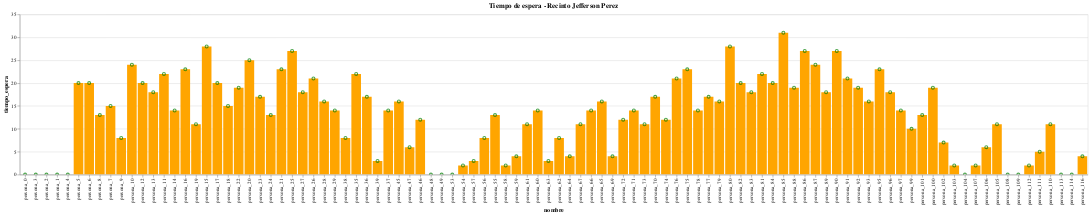

Notebook code for this chart:
### Code cell
alt.Chart(df_data[df_data['resultado_vacuna']==1]).mark_bar(color='orange').encode(
    x=alt.X('nombre',sort=alt.EncodingSortField(field="id", op="count", order='ascending')),
    y='tiempo_espera'
    )+alt.Chart(df_data[df_data['resultado_vacuna']==1]).mark_point(color='green').encode(
        x=alt.X('nombre',sort=alt.EncodingSortField(field="id", op="count", order='ascending')),
        y='tiempo_espera').properties(title='Tiempo de espera - Recinto Jefferson Perez').interactive()

### Figure 1 — Vega-Lite specification as saved in the notebook (floating-point values rounded to 4 significant figures)
{"config": {"view": {"continuousWidth": 400, "continuousHeight": 300}}, "layer": [{"data": {"name": "data-6fe4178b1377c1b4c0f6d0353880caca"}, "mark": {"type": "bar", "color": "orange"}, "encoding": {"x": {"type": "nominal", "field": "nombre", "sort": {"field": "id", "op": "count", "order": "ascending"}}, "y": {"type": "quantitative", "field": "tiempo_espera"}}}, {"data": {"name": "data-6fe4178b1377c1b4c0f6d0353880caca"}, "mark": {"type": "point", "color": "green"}, "encoding": {"x": {"type": "nominal", "field": "nombre", "sort": {"field": "id", "op": "count", "order": "ascending"}}, "y": {"type": "quantitative", "field": "tiempo_espera"}}, "selection": {"selector002": {"type": "interval", "bind": "scales", "encodings": ["x", "y"]}}, "title": "Tiempo de espera - Recinto Jefferson Perez"}], "$schema": "https://vega.github.io/schema/vega-lite/v4.8.1.json", "datasets": {"data-6fe4178b1377c1b4c0f6d0353880caca": [{"id": 0, "nombre": "persona_0", "Siguiente Dosis": "2021/06/25", "Cita Reagendada": "", "tiempo_exam": 20, "tiempo_datos": 2, "tiempo_vacuna": 6, "tiempo_certificado": 1, "tiempo_salida": 1, "tiempo_espera": 0, "resultado_vacuna": 1, "tiempo_total": 30}, {"id": 3, "nombre": "persona_3", "Siguiente Dosis": "2021/06/25", "Cita Reagendada": "", "tiempo_exam": 20, "tiempo_datos": 2, "tiempo_vacuna": 6, "tiempo_certificado": 2, "tiempo_salida": 5, "tiempo_espera": 0, "resultado_vacuna": 1, "tiempo_total": 35}, {"id": 2, "nombre": "persona_2", "Siguiente Dosis": "2021/06/25", "Cita Reagendada": "", "tiempo_exam": 20, "tiempo_datos": 2, "tiempo_vacuna": 8, "tiempo_certificado": 2, "tiempo_salida": 4, "tiempo_espera": 0, "resultado_vacuna": 1, "tiempo_total": 36}, {"id": 1, "nombre": "persona_1", "Siguiente Dosis": "2021/06/25", "Cita Reagendada": "", "tiempo_exam": 20, "tiempo_datos": 2, "tiempo_vacuna": 9, "tiempo_certificado": 3, "tiempo_salida": 2, "tiempo_espera": 0, "resultado_vacuna": 1, "tiempo_total": 36}, {"id": 4, "nombre": "persona_4", "Siguiente Dosis": "2021/06/25", "Cita Reagendada": "", "tiempo_exam": 20, "tiempo_datos": 4, "tiempo_vacuna": 9, "tiempo_certificado": 3, "tiempo_salida": 2, "tiempo_espera": 0, "resultado_vacuna": 1, "tiempo_total": 38}, {"id": 5, "nombre": "persona_5", "Siguiente Dosis": "2021/06/25", "Cita Reagendada": "", "tiempo_exam": 20, "tiempo_datos": 3, "tiempo_vacuna": 5, "tiempo_certificado": 3, "tiempo_salida": 2, "tiempo_espera": 20, "resultado_vacuna": 1, "tiempo_total": 33}, {"id": 6, "nombre": "persona_6", "Siguiente Dosis": "2021/06/25", "Cita Reagendada": "", "tiempo_exam": 20, "tiempo_datos": 3, "tiempo_vacuna": 9, "tiempo_certificado": 2, "tiempo_salida": 5, "tiempo_espera": 20, "resultado_vacuna": 1, "tiempo_total": 39}, {"id": 8, "nombre": "persona_8", "Siguiente Dosis": "2021/06/25", "Cita Reagendada": "", "tiempo_exam": 20, "tiempo_datos": 3, "tiempo_vacuna": 9, "tiempo_certificado": 3, "tiempo_salida": 3, "tiempo_espera": 13, "resultado_vacuna": 1, "tiempo_total": 38}, {"id": 7, "nombre": "persona_7", "Siguiente Dosis": "2021/06/25", "Cita Reagendada": "", "tiempo_exam": 20, "tiempo_datos": 3, "tiempo_vacuna": 10, "tiempo_certificado": 2, "tiempo_salida": 2, "tiempo_espera": 15, "resultado_vacuna": 1, "tiempo_total": 37}, {"id": 9, "nombre": "persona_9", "Siguiente Dosis": "2021/06/25", "Cita Reagendada": "", "tiempo_exam": 20, "tiempo_datos": 3, "tiempo_vacuna": 10, "tiempo_certificado": 3, "tiempo_salida": 4, "tiempo_espera": 8, "resultado_vacuna": 1, "tiempo_total": 40}, {"id": 10, "nombre": "persona_10", "Siguiente Dosis": "2021/06/25", "Cita Reagendada": "", "tiempo_exam": 20, "tiempo_datos": 2, "tiempo_vacuna": 5, "tiempo_certificado": 1, "tiempo_salida": 2, "tiempo_espera": 24, "resultado_vacuna": 1, "tiempo_total": 30}, {"id": 12, "nombre": "persona_12", "Siguiente Dosis": "2021/06/25", "Cita Reagendada": "", "tiempo_exam": 20, "tiempo_datos": 2, "tiempo_vacuna": 5, "tiempo_certificado": 1, "tiempo_salida": 1, "tiempo_espera": 20, "resultado_vacuna": 1, "tiempo_total": 29}, {"id": 13, "nombre": "persona_13", "Siguiente Dosis": "2021/06/25", "Cita Reagendada": "", "tiempo_exam": 20, "tiempo_datos": 3, "tiempo_vacuna": 6, "tiempo_certificado": 1, "tiempo_salida": 3, "tiempo_espera": 18, "resultado_vacuna": 1, "tiempo_total": 33}, {"id": 11, "nombre": "persona_11", "Siguiente Dosis": "2021/06/25", "Cita Reagendada": "", "tiempo_exam": 20, "tiempo_datos": 2, "tiempo_vacuna": 9, "tiempo_certificado": 1, "tiempo_salida": 4, "tiempo_espera": 22, "resultado_vacuna": 1, "tiempo_total": 36}, {"id": 14, "nombre": "persona_14", "Siguiente Dosis": "2021/06/25", "Cita Reagendada": "", "tiempo_exam": 20, "tiempo_datos": 2, "tiempo_vacuna": 10, "tiempo_certificado": 3, "tiempo_salida": 3, "tiempo_espera": 14, "resultado_vacuna": 1, "tiempo_total": 38}, {"id": 16, "nombre": "persona_16", "Siguiente Dosis": "2021/06/25", "Cita Reagendada": "", "tiempo_exam": 20, "tiempo_datos": 3, "tiempo_vacuna": 6, "tiempo_certificado": 1, "tiempo_salida": 5, "tiempo_espera": 23, "resultado_vacuna": 1, "tiempo_total": 35}, {"id": 19, "nombre": "persona_19", "Siguiente Dosis": "2021/06/25", "Cita Reagendada": "", "tiempo_exam": 20, "tiempo_datos": 4, "tiempo_vacuna": 6, "tiempo_certificado": 3, "tiempo_salida": 4, "tiempo_espera": 11, "resultado_vacuna": 1, "tiempo_total": 37}, {"id": 15, "nombre": "persona_15", "Siguiente Dosis": "2021/06/25", "Cita Reagendada": "", "tiempo_exam": 20, "tiempo_datos": 4, "tiempo_vacuna": 9, "tiempo_certificado": 1, "tiempo_salida": 2, "tiempo_espera": 28, "resultado_vacuna": 1, "tiempo_total": 36}, {"id": 17, "nombre": "persona_17", "Siguiente Dosis": "2021/06/25", "Cita Reagendada": "", "tiempo_exam": 20, "tiempo_datos": 2, "tiempo_vacuna": 10, "tiempo_certificado": 3, "tiempo_salida": 4, "tiempo_espera": 20, "resultado_vacuna": 1, "tiempo_total": 39}, {"id": 18, "nombre": "persona_18", "Siguiente Dosis": "2021/06/25", "Cita Reagendada": "", "tiempo_exam": 20, "tiempo_datos": 4, "tiempo_vacuna": 10, "tiempo_certificado": 1, "tiempo_salida": 5, "tiempo_espera": 15, "resultado_vacuna": 1, "tiempo_total": 40}, {"id": 22, "nombre": "persona_22", "Siguiente Dosis": "2021/06/25", "Cita Reagendada": "", "tiempo_exam": 20, "tiempo_datos": 2, "tiempo_vacuna": 7, "tiempo_certificado": 2, "tiempo_salida": 1, "tiempo_espera": 19, "resultado_vacuna": 1, "tiempo_total": 32}, {"id": 20, "nombre": "persona_20", "Siguiente Dosis": "2021/06/25", "Cita Reagendada": "", "tiempo_exam": 20, "tiempo_datos": 3, "tiempo_vacuna": 6, "tiempo_certificado": 3, "tiempo_salida": 5, "tiempo_espera": 25, "resultado_vacuna": 1, "tiempo_total": 37}, {"id": 23, "nombre": "persona_23", "Siguiente Dosis": "2021/06/25", "Cita Reagendada": "", "tiempo_exam": 20, "tiempo_datos": 4, "tiempo_vacuna": 7, "tiempo_certificado": 1, "tiempo_salida": 1, "tiempo_espera": 17, "resultado_vacuna": 1, "tiempo_total": 33}, {"id": 24, "nombre": "persona_24", "Siguiente Dosis": "2021/06/25", "Cita Reagendada": "", "tiempo_exam": 20, "tiempo_datos": 2, "tiempo_vacuna": 9, "tiempo_certificado": 2, "tiempo_salida": 2, "tiempo_espera": 13, "resultado_vacuna": 1, "tiempo_total": 35}, {"id": 21, "nombre": "persona_21", "Siguiente Dosis": "2021/06/25", "Cita Reagendada": "", "tiempo_exam": 20, "tiempo_datos": 4, "tiempo_vacuna": 8, "tiempo_certificado": 2, "tiempo_salida": 3, "tiempo_espera": 23, "resultado_vacuna": 1, "tiempo_total": 37}, {"id": 25, "nombre": "persona_25", "Siguiente Dosis": "2021/06/25", "Cita Reagendada": "", "tiempo_exam": 20, "tiempo_datos": 3, "tiempo_vacuna": 5, "tiempo_certificado": 1, "tiempo_salida": 1, "tiempo_espera": 27, "resultado_vacuna": 1, "tiempo_total": 30}, {"id": 27, "nombre": "persona_27", "Siguiente Dosis": "2021/06/25", "Cita Reagendada": "", "tiempo_exam": 20, "tiempo_datos": 3, "tiempo_vacuna": 6, "tiempo_certificado": 2, "tiempo_salida": 2, "tiempo_espera": 18, "resultado_vacuna": 1, "tiempo_total": 33}, {"id": 26, "nombre": "persona_26", "Siguiente Dosis": "2021/06/25", "Cita Reagendada": "", "tiempo_exam": 20, "tiempo_datos": 4, "tiempo_vacuna": 6, "tiempo_certificado": 2, "tiempo_salida": 2, "tiempo_espera": 21, "resultado_vacuna": 1, "tiempo_total": 34}, {"id": 28, "nombre": "persona_28", "Siguiente Dosis": "2021/06/25", "Cita Reagendada": "", "tiempo_exam": 20, "tiempo_datos": 3, "tiempo_vacuna": 9, "tiempo_certificado": 1, "tiempo_salida": 3, "tiempo_espera": 16, "resultado_vacuna": 1, "tiempo_total": 36}, {"id": 29, "nombre": "persona_29", "Siguiente Dosis": "2021/06/25", "Cita Reagendada": "", "tiempo_exam": 20, "tiempo_datos": 3, "tiempo_vacuna": 10, "tiempo_certificado": 2, "tiempo_salida": 3, "tiempo_espera": 14, "resultado_vacuna": 1, "tiempo_total": 38}, {"id": 38, "nombre": "persona_38", "Siguiente Dosis": "2021/06/25", "Cita Reagendada": "", "tiempo_exam": 20, "tiempo_datos": 2, "tiempo_vacuna": 6, "tiempo_certificado": 1, "tiempo_salida": 5, "tiempo_espera": 8, "resultado_vacuna": 1, "tiempo_total": 34}, {"id": 35, "nombre": "persona_35", "Siguiente Dosis": "2021/06/25", "Cita Reagendada": "", "tiempo_exam": 20, "tiempo_datos": 2, "tiempo_vacuna": 7, "tiempo_certificado": 2, "tiempo_salida": 1, "tiempo_espera": 22, "resultado_vacuna": 1, "tiempo_total": 32}, {"id": 36, "nombre": "persona_36", "Siguiente Dosis": "2021/06/25", "Cita Reagendada": "", "tiempo_exam": 20, "tiempo_datos": 3, "tiempo_vacuna": 8, "tiempo_certificado": 1, "tiempo_salida": 5, "tiempo_espera": 17, "resultado_vacuna": 1, "tiempo_total": 37}, {"id": 39, "nombre": "persona_39", "Siguiente Dosis": "2021/06/25", "Cita Reagendada": "", "tiempo_exam": 20, "tiempo_datos": 4, "tiempo_vacuna": 9, "tiempo_certificado": 2, "tiempo_salida": 4, "tiempo_espera": 3, "resultado_vacuna": 1, "tiempo_total": 39}, {"id": 37, "nombre": "persona_37", "Siguiente Dosis": "2021/06/25", "Cita Reagendada": "", "tiempo_exam": 20, "tiempo_datos": 4, "tiempo_vacuna": 9, "tiempo_certificado": 3, "tiempo_salida": 3, "tiempo_espera": 14, "resultado_vacuna": 1, "tiempo_total": 39}, {"id": 45, "nombre": "persona_45", "Siguiente Dosis": "2021/06/25", "Cita Reagendada": "", "tiempo_exam": 20, "tiempo_datos": 2, "tiempo_vacuna": 7, "tiempo_certificado": 1, "tiempo_salida": 2, "tiempo_espera": 16, "resultado_vacuna": 1, "tiempo_total": 32}, {"id": 47, "nombre": "persona_47", "Siguiente Dosis": "2021/06/25", "Cita Reagendada": "", "tiempo_exam": 20, "tiempo_datos": 3, "tiempo_vacuna": 6, "tiempo_certificado": 1, "tiempo_salida": 3, "tiempo_espera": 6, "resultado_vacuna": 1, "tiempo_total": 33}, {"id": 46, "nombre": "persona_46", "Siguiente Dosis": "2021/06/25", "Cita Reagendada": "", "tiempo_exam": 20, "tiempo_datos": 3, "tiempo_vacuna": 9, "tiempo_certificado": 2, "tiempo_salida": 3, "tiempo_espera": 12, "resultado_vacuna": 1, "tiempo_total": 37}, {"id": 48, "nombre": "persona_48", "Siguiente Dosis": "2021/06/25", "Cita Reagendada": "", "tiempo_exam": 20, "tiempo_datos": 3, "tiempo_vacuna": 9, "tiempo_certificado": 3, "tiempo_salida": 4, "tiempo_espera": 0, "resultado_vacuna": 1, "tiempo_total": 39}, {"id": 49, "nombre": "persona_49", "Siguiente Dosis": "2021/06/25", "Cita Reagendada": "", "tiempo_exam": 20, "tiempo_datos": 2, "tiempo_vacuna": 6, "tiempo_certificado": 2, "tiempo_salida": 4, "tiempo_espera": 0, "resultado_vacuna": 1, "tiempo_total": 34}, {"id": 53, "nombre": "persona_53", "Siguiente Dosis": "2021/06/25", "Cita Reagendada": "", "tiempo_exam": 20, "tiempo_datos": 2, "tiempo_vacuna": 9, "tiempo_certificado": 3, "tiempo_salida": 5, "tiempo_espera": 0, "resultado_vacuna": 1, "tiempo_total": 39}, {"id": 54, "nombre": "persona_54", "Siguiente Dosis": "2021/06/25", "Cita Reagendada": "", "tiempo_exam": 20, "tiempo_datos": 3, "tiempo_vacuna": 10, "tiempo_certificado": 2, "tiempo_salida": 2, "tiempo_espera": 2, "resultado_vacuna": 1, "tiempo_total": 37}, {"id": 57, "nombre": "persona_57", "Siguiente Dosis": "2021/06/25", "Cita Reagendada": "", "tiempo_exam": 20, "tiempo_datos": 3, "tiempo_vacuna": 5, "tiempo_certificado": 1, "tiempo_salida": 1, "tiempo_espera": 3, "resultado_vacuna": 1, "tiempo_total": 30}, {"id": 56, "nombre": "persona_56", "Siguiente Dosis": "2021/06/25", "Cita Reagendada": "", "tiempo_exam": 20, "tiempo_datos": 4, "tiempo_vacuna": 5, "tiempo_certificado": 1, "tiempo_salida": 1, "tiempo_espera": 8, "resultado_vacuna": 1, "tiempo_total": 31}, {"id": 55, "nombre": "persona_55", "Siguiente Dosis": "2021/06/25", "Cita Reagendada": "", "tiempo_exam": 20, "tiempo_datos": 4, "tiempo_vacuna": 10, "tiempo_certificado": 1, "tiempo_salida": 3, "tiempo_espera": 13, "resultado_vacuna": 1, "tiempo_total": 38}, {"id": 58, "nombre": "persona_58", "Siguiente Dosis": "2021/06/25", "Cita Reagendada": "", "tiempo_exam": 20, "tiempo_datos": 4, "tiempo_vacuna": 9, "tiempo_certificado": 1, "tiempo_salida": 5, "tiempo_espera": 2, "resultado_vacuna": 1, "tiempo_total": 39}, {"id": 59, "nombre": "persona_59", "Siguiente Dosis": "2021/06/25", "Cita Reagendada": "", "tiempo_exam": 20, "tiempo_datos": 2, "tiempo_vacuna": 10, "tiempo_certificado": 1, "tiempo_salida": 2, "tiempo_espera": 4, "resultado_vacuna": 1, "tiempo_total": 35}, {"id": 61, "nombre": "persona_61", "Siguiente Dosis": "2021/06/25", "Cita Reagendada": "", "tiempo_exam": 20, "tiempo_datos": 3, "tiempo_vacuna": 6, "tiempo_certificado": 2, "tiempo_salida": 4, "tiempo_espera": 11, "resultado_vacuna": 1, "tiempo_total": 35}, {"id": 60, "nombre": "persona_60", "Siguiente Dosis": "2021/06/25", "Cita Reagendada": "", "tiempo_exam": 20, "tiempo_datos": 2, "tiempo_vacuna": 8, "tiempo_certificado": 3, "tiempo_salida": 5, "tiempo_espera": 14, "resultado_vacuna": 1, "tiempo_total": 38}, {"id": 63, "nombre": "persona_63", "Siguiente Dosis": "2021/06/25", "Cita Reagendada": "", "tiempo_exam": 20, "tiempo_datos": 2, "tiempo_vacuna": 10, "tiempo_certificado": 3, "tiempo_salida": 4, "tiempo_espera": 3, "resultado_vacuna": 1, "tiempo_total": 39}, {"id": 62, "nombre": "persona_62", "Siguiente Dosis": "2021/06/25", "Cita Reagendada": "", "tiempo_exam": 20, "tiempo_datos": 4, "tiempo_vacuna": 10, "tiempo_certificado": 2, "tiempo_salida": 5, "tiempo_espera": 8, "resultado_vacuna": 1, "tiempo_total": 41}, {"id": 64, "nombre": "persona_64", "Siguiente Dosis": "2021/06/25", "Cita Reagendada": "", "tiempo_exam": 20, "tiempo_datos": 4, "tiempo_vacuna": 9, "tiempo_certificado": 1, "tiempo_salida": 3, "tiempo_espera": 4, "resultado_vacuna": 1, "tiempo_total": 37}, {"id": 67, "nombre": "persona_67", "Siguiente Dosis": "2021/06/25", "Cita Reagendada": "", "tiempo_exam": 20, "tiempo_datos": 4, "tiempo_vacuna": 8, "tiempo_certificado": 1, "tiempo_salida": 5, "tiempo_espera": 11, "resultado_vacuna": 1, "tiempo_total": 38}, {"id": 66, "nombre": "persona_66", "Siguiente Dosis": "2021/06/25", "Cita Reagendada": "", "tiempo_exam": 20, "tiempo_datos": 4, "tiempo_vacuna": 8, "tiempo_certificado": 2, "tiempo_salida": 5, "tiempo_espera": 14, "resultado_vacuna": 1, "tiempo_total": 39}, {"id": 65, "nombre": "persona_65", "Siguiente Dosis": "2021/06/25", "Cita Reagendada": "", "tiempo_exam": 20, "tiempo_datos": 4, "tiempo_vacuna": 10, "tiempo_certificado": 3, "tiempo_salida": 5, "tiempo_espera": 16, "resultado_vacuna": 1, "tiempo_total": 42}, {"id": 69, "nombre": "persona_69", "Siguiente Dosis": "2021/06/25", "Cita Reagendada": "", "tiempo_exam": 20, "tiempo_datos": 3, "tiempo_vacuna": 7, "tiempo_certificado": 2, "tiempo_salida": 2, "tiempo_espera": 4, "resultado_vacuna": 1, "tiempo_total": 34}, {"id": 72, "nombre": "persona_72", "Siguiente Dosis": "2021/06/25", "Cita Reagendada": "", "tiempo_exam": 20, "tiempo_datos": 3, "tiempo_vacuna": 7, "tiempo_certificado": 1, "tiempo_salida": 2, "tiempo_espera": 12, "resultado_vacuna": 1, "tiempo_total": 33}, {"id": 71, "nombre": "persona_71", "Siguiente Dosis": "2021/06/25", "Cita Reagendada": "", "tiempo_exam": 20, "tiempo_datos": 4, "tiempo_vacuna": 7, "tiempo_certificado": 2, "tiempo_salida": 5, "tiempo_espera": 14, "resultado_vacuna": 1, "tiempo_total": 38}, {"id": 73, "nombre": "persona_73", "Siguiente Dosis": "2021/06/25", "Cita Reagendada": "", "tiempo_exam": 20, "tiempo_datos": 2, "tiempo_vacuna": 9, "tiempo_certificado": 2, "tiempo_salida": 1, "tiempo_espera": 11, "resultado_vacuna": 1, "tiempo_total": 34}, {"id": 70, "nombre": "persona_70", "Siguiente Dosis": "2021/06/25", "Cita Reagendada": "", "tiempo_exam": 20, "tiempo_datos": 4, "tiempo_vacuna": 10, "tiempo_certificado": 2, "tiempo_salida": 3, "tiempo_espera": 17, "resultado_vacuna": 1, "tiempo_total": 39}, {"id": 74, "nombre": "persona_74", "Siguiente Dosis": "2021/06/25", "Cita Reagendada": "", "tiempo_exam": 20, "tiempo_datos": 2, "tiempo_vacuna": 9, "tiempo_certificado": 2, "tiempo_salida": 5, "tiempo_espera": 12, "resultado_vacuna": 1, "tiempo_total": 38}, {"id": 76, "nombre": "persona_76", "Siguiente Dosis": "2021/06/25", "Cita Reagendada": "", "tiempo_exam": 20, "tiempo_datos": 2, "tiempo_vacuna": 9, "tiempo_certificado": 1, "tiempo_salida": 1, "tiempo_espera": 21, "resultado_vacuna": 1, "tiempo_total": 33}, {"id": 75, "nombre": "persona_75", "Siguiente Dosis": "2021/06/25", "Cita Reagendada": "", "tiempo_exam": 20, "tiempo_datos": 3, "tiempo_vacuna": 8, "tiempo_certificado": 1, "tiempo_salida": 3, "tiempo_espera": 23, "resultado_vacuna": 1, "tiempo_total": 35}, {"id": 78, "nombre": "persona_78", "Siguiente Dosis": "2021/06/25", "Cita Reagendada": "", "tiempo_exam": 20, "tiempo_datos": 3, "tiempo_vacuna": 8, "tiempo_certificado": 1, "tiempo_salida": 1, "tiempo_espera": 14, "resultado_vacuna": 1, "tiempo_total": 33}, {"id": 77, "nombre": "persona_77", "Siguiente Dosis": "2021/06/25", "Cita Reagendada": "", "tiempo_exam": 20, "tiempo_datos": 4, "tiempo_vacuna": 9, "tiempo_certificado": 3, "tiempo_salida": 4, "tiempo_espera": 17, "resultado_vacuna": 1, "tiempo_total": 40}, {"id": 79, "nombre": "persona_79", "Siguiente Dosis": "2021/06/25", "Cita Reagendada": "", "tiempo_exam": 20, "tiempo_datos": 3, "tiempo_vacuna": 8, "tiempo_certificado": 3, "tiempo_salida": 2, "tiempo_espera": 16, "resultado_vacuna": 1, "tiempo_total": 36}, {"id": 80, "nombre": "persona_80", "Siguiente Dosis": "2021/06/25", "Cita Reagendada": "", "tiempo_exam": 20, "tiempo_datos": 3, "tiempo_vacuna": 7, "tiempo_certificado": 1, "tiempo_salida": 4, "tiempo_espera": 28, "resultado_vacuna": 1, "tiempo_total": 35}, {"id": 82, "nombre": "persona_82", "Siguiente Dosis": "2021/06/25", "Cita Reagendada": "", "tiempo_exam": 20, "tiempo_datos": 4, "tiempo_vacuna": 6, "tiempo_certificado": 3, "tiempo_salida": 1, "tiempo_espera": 20, "resultado_vacuna": 1, "tiempo_total": 34}, {"id": 83, "nombre": "persona_83", "Siguiente Dosis": "2021/06/25", "Cita Reagendada": "", "tiempo_exam": 20, "tiempo_datos": 3, "tiempo_vacuna": 6, "tiempo_certificado": 3, "tiempo_salida": 1, "tiempo_espera": 18, "resultado_vacuna": 1, "tiempo_total": 33}, {"id": 81, "nombre": "persona_81", "Siguiente Dosis": "2021/06/25", "Cita Reagendada": "", "tiempo_exam": 20, "tiempo_datos": 2, "tiempo_vacuna": 9, "tiempo_certificado": 2, "tiempo_salida": 1, "tiempo_espera": 22, "resultado_vacuna": 1, "tiempo_total": 34}, {"id": 84, "nombre": "persona_84", "Siguiente Dosis": "2021/06/25", "Cita Reagendada": "", "tiempo_exam": 20, "tiempo_datos": 2, "tiempo_vacuna": 6, "tiempo_certificado": 2, "tiempo_salida": 2, "tiempo_espera": 20, "resultado_vacuna": 1, "tiempo_total": 32}, {"id": 85, "nombre": "persona_85", "Siguiente Dosis": "2021/06/25", "Cita Reagendada": "", "tiempo_exam": 20, "tiempo_datos": 2, "tiempo_vacuna": 6, "tiempo_certificado": 1, "tiempo_salida": 5, "tiempo_espera": 31, "resultado_vacuna": 1, "tiempo_total": 34}, {"id": 88, "nombre": "persona_88", "Siguiente Dosis": "2021/06/25", "Cita Reagendada": "", "tiempo_exam": 20, "tiempo_datos": 2, "tiempo_vacuna": 9, "tiempo_certificado": 3, "tiempo_salida": 4, "tiempo_espera": 19, "resultado_vacuna": 1, "tiempo_total": 38}, {"id": 86, "nombre": "persona_86", "Siguiente Dosis": "2021/06/25", "Cita Reagendada": "", "tiempo_exam": 20, "tiempo_datos": 4, "tiempo_vacuna": 8, "tiempo_certificado": 3, "tiempo_salida": 2, "tiempo_espera": 27, "resultado_vacuna": 1, "tiempo_total": 37}, {"id": 87, "nombre": "persona_87", "Siguiente Dosis": "2021/06/25", "Cita Reagendada": "", "tiempo_exam": 20, "tiempo_datos": 4, "tiempo_vacuna": 10, "tiempo_certificado": 3, "tiempo_salida": 4, "tiempo_espera": 24, "resultado_vacuna": 1, "tiempo_total": 41}, {"id": 89, "nombre": "persona_89", "Siguiente Dosis": "2021/06/25", "Cita Reagendada": "", "tiempo_exam": 20, "tiempo_datos": 4, "tiempo_vacuna": 10, "tiempo_certificado": 3, "tiempo_salida": 2, "tiempo_espera": 18, "resultado_vacuna": 1, "tiempo_total": 39}, {"id": 90, "nombre": "persona_90", "Siguiente Dosis": "2021/06/25", "Cita Reagendada": "", "tiempo_exam": 20, "tiempo_datos": 3, "tiempo_vacuna": 9, "tiempo_certificado": 1, "tiempo_salida": 4, "tiempo_espera": 27, "resultado_vacuna": 1, "tiempo_total": 37}, {"id": 91, "nombre": "persona_91", "Siguiente Dosis": "2021/06/25", "Cita Reagendada": "", "tiempo_exam": 20, "tiempo_datos": 3, "tiempo_vacuna": 9, "tiempo_certificado": 1, "tiempo_salida": 5, "tiempo_espera": 21, "resultado_vacuna": 1, "tiempo_total": 38}, {"id": 92, "nombre": "persona_92", "Siguiente Dosis": "2021/06/25", "Cita Reagendada": "", "tiempo_exam": 20, "tiempo_datos": 4, "tiempo_vacuna": 8, "tiempo_certificado": 2, "tiempo_salida": 3, "tiempo_espera": 19, "resultado_vacuna": 1, "tiempo_total": 37}, {"id": 93, "nombre": "persona_93", "Siguiente Dosis": "2021/06/25", "Cita Reagendada": "", "tiempo_exam": 20, "tiempo_datos": 3, "tiempo_vacuna": 10, "tiempo_certificado": 3, "tiempo_salida": 4, "tiempo_espera": 16, "resultado_vacuna": 1, "tiempo_total": 40}, {"id": 95, "nombre": "persona_95", "Siguiente Dosis": "2021/06/25", "Cita Reagendada": "", "tiempo_exam": 20, "tiempo_datos": 3, "tiempo_vacuna": 5, "tiempo_certificado": 1, "tiempo_salida": 4, "tiempo_espera": 23, "resultado_vacuna": 1, "tiempo_total": 33}, {"id": 96, "nombre": "persona_96", "Siguiente Dosis": "2021/06/25", "Cita Reagendada": "", "tiempo_exam": 20, "tiempo_datos": 2, "tiempo_vacuna": 7, "tiempo_certificado": 2, "tiempo_salida": 2, "tiempo_espera": 18, "resultado_vacuna": 1, "tiempo_total": 33}, {"id": 97, "nombre": "persona_97", "Siguiente Dosis": "2021/06/25", "Cita Reagendada": "", "tiempo_exam": 20, "tiempo_datos": 2, "tiempo_vacuna": 10, "tiempo_certificado": 1, "tiempo_salida": 5, "tiempo_espera": 14, "resultado_vacuna": 1, "tiempo_total": 38}, {"id": 99, "nombre": "persona_99", "Siguiente Dosis": "2021/06/25", "Cita Reagendada": "", "tiempo_exam": 20, "tiempo_datos": 2, "tiempo_vacuna": 7, "tiempo_certificado": 3, "tiempo_salida": 5, "tiempo_espera": 10, "resultado_vacuna": 1, "tiempo_total": 37}, {"id": 101, "nombre": "persona_101", "Siguiente Dosis": "2021/06/25", "Cita Reagendada": "", "tiempo_exam": 20, "tiempo_datos": 2, "tiempo_vacuna": 6, "tiempo_certificado": 1, "tiempo_salida": 1, "tiempo_espera": 13, "resultado_vacuna": 1, "tiempo_total": 30}, {"id": 100, "nombre": "persona_100", "Siguiente Dosis": "2021/06/25", "Cita Reagendada": "", "tiempo_exam": 20, "tiempo_datos": 2, "tiempo_vacuna": 8, "tiempo_certificado": 2, "tiempo_salida": 1, "tiempo_espera": 19, "resultado_vacuna": 1, "tiempo_total": 33}, {"id": 102, "nombre": "persona_102", "Siguiente Dosis": "2021/06/25", "Cita Reagendada": "", "tiempo_exam": 20, "tiempo_datos": 3, "tiempo_vacuna": 9, "tiempo_certificado": 1, "tiempo_salida": 3, "tiempo_espera": 7, "resultado_vacuna": 1, "tiempo_total": 36}, {"id": 103, "nombre": "persona_103", "Siguiente Dosis": "2021/06/25", "Cita Reagendada": "", "tiempo_exam": 20, "tiempo_datos": 3, "tiempo_vacuna": 9, "tiempo_certificado": 1, "tiempo_salida": 3, "tiempo_espera": 2, "resultado_vacuna": 1, "tiempo_total": 36}, {"id": 104, "nombre": "persona_104", "Siguiente Dosis": "2021/06/25", "Cita Reagendada": "", "tiempo_exam": 20, "tiempo_datos": 3, "tiempo_vacuna": 6, "tiempo_certificado": 1, "tiempo_salida": 2, "tiempo_espera": 0, "resultado_vacuna": 1, "tiempo_total": 32}, {"id": 107, "nombre": "persona_107", "Siguiente Dosis": "2021/06/25", "Cita Reagendada": "", "tiempo_exam": 20, "tiempo_datos": 2, "tiempo_vacuna": 7, "tiempo_certificado": 3, "tiempo_salida": 5, "tiempo_espera": 2, "resultado_vacuna": 1, "tiempo_total": 37}, {"id": 106, "nombre": "persona_106", "Siguiente Dosis": "2021/06/25", "Cita Reagendada": "", "tiempo_exam": 20, "tiempo_datos": 3, "tiempo_vacuna": 8, "tiempo_certificado": 1, "tiempo_salida": 3, "tiempo_espera": 6, "resultado_vacuna": 1, "tiempo_total": 35}, {"id": 105, "nombre": "persona_105", "Siguiente Dosis": "2021/06/25", "Cita Reagendada": "", "tiempo_exam": 20, "tiempo_datos": 4, "tiempo_vacuna": 7, "tiempo_certificado": 3, "tiempo_salida": 2, "tiempo_espera": 11, "resultado_vacuna": 1, "tiempo_total": 36}, {"id": 108, "nombre": "persona_108", "Siguiente Dosis": "2021/06/25", "Cita Reagendada": "", "tiempo_exam": 20, "tiempo_datos": 4, "tiempo_vacuna": 9, "tiempo_certificado": 3, "tiempo_salida": 5, "tiempo_espera": 0, "resultado_vacuna": 1, "tiempo_total": 41}, {"id": 109, "nombre": "persona_109", "Siguiente Dosis": "2021/06/25", "Cita Reagendada": "", "tiempo_exam": 20, "tiempo_datos": 4, "tiempo_vacuna": 9, "tiempo_certificado": 2, "tiempo_salida": 3, "tiempo_espera": 0, "resultado_vacuna": 1, "tiempo_total": 38}, {"id": 112, "nombre": "persona_112", "Siguiente Dosis": "2021/06/25", "Cita Reagendada": "", "tiempo_exam": 20, "tiempo_datos": 2, "tiempo_vacuna": 7, "tiempo_certificado": 1, "tiempo_salida": 5, "tiempo_espera": 2, "resultado_vacuna": 1, "tiempo_total": 35}, {"id": 111, "nombre": "persona_111", "Siguiente Dosis": "2021/06/25", "Cita Reagendada": "", "tiempo_exam": 20, "tiempo_datos": 4, "tiempo_vacuna": 7, "tiempo_certificado": 1, "tiempo_salida": 5, "tiempo_espera": 5, "resultado_vacuna": 1, "tiempo_total": 37}, {"id": 110, "nombre": "persona_110", "Siguiente Dosis": "2021/06/25", "Cita Reagendada": "", "tiempo_exam": 20, "tiempo_datos": 4, "tiempo_vacuna": 8, "tiempo_certificado": 2, "tiempo_salida": 2, "tiempo_espera": 11, "resultado_vacuna": 1, "tiempo_total": 36}, {"id": 113, "nombre": "persona_113", "Siguiente Dosis": "2021/06/25", "Cita Reagendada": "", "tiempo_exam": 20, "tiempo_datos": 4, "tiempo_vacuna": 8, "tiempo_certificado": 3, "tiempo_salida": 3, "tiempo_espera": 0, "resultado_vacuna": 1, "tiempo_total": 38}, {"id": 114, "nombre": "persona_114", "Siguiente Dosis": "2021/06/25", "Cita Reagendada": "", "tiempo_exam": 20, "tiempo_datos": 3, "tiempo_vacuna": 8, "tiempo_certificado": 2, "tiempo_salida": 5, "tiempo_espera": 0, "resultado_vacuna": 1, "tiempo_total": 38}, {"id": 116, "nombre": "persona_116", "Siguiente Dosis": "2021/06/25", "Cita Reagendada": "", "tiempo_exam": 20, "tiempo_datos": 2, "tiempo_vacuna": 8, "tiempo_certificado": 3, "tiempo_salida": 2, "tiempo_espera": 4, "resultado_vacuna": 1, "tiempo_total": 35}]}}
